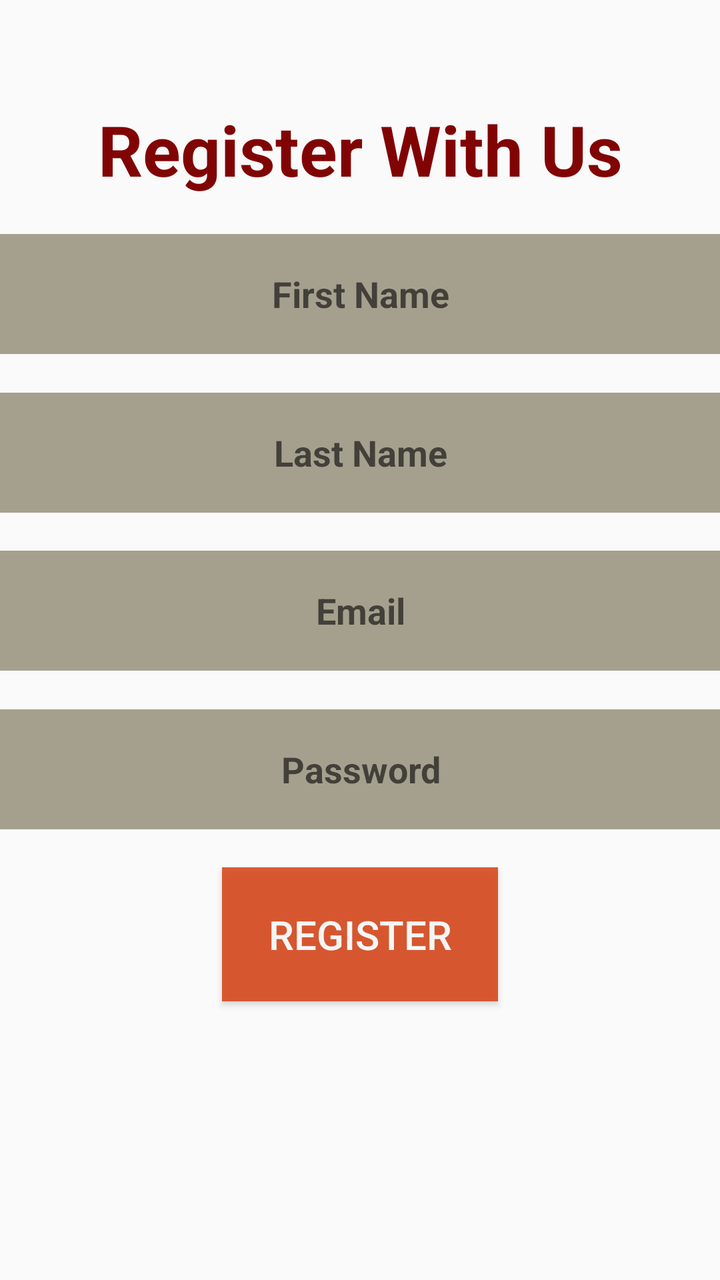
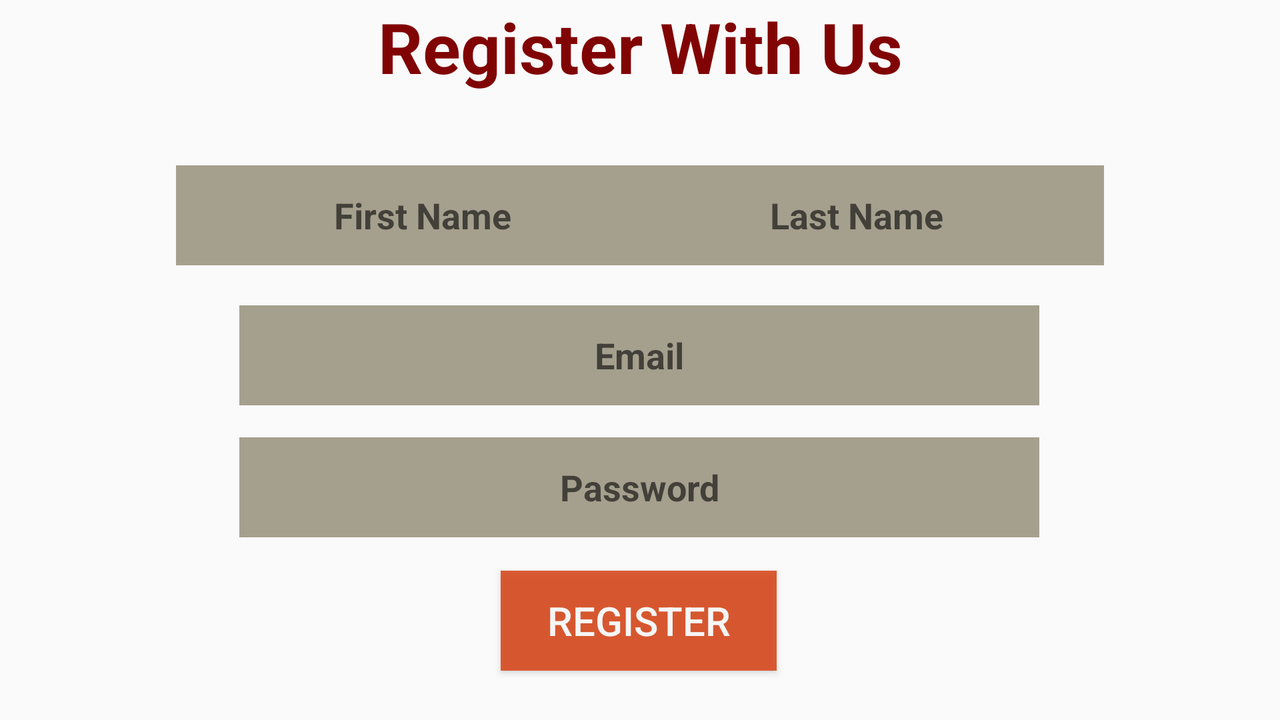

One screen, two layout resources from the same app: the default and the repository's alternative for another configuration. Each is rendered where Android would select it; the XML of both is given below.
<!-- AndroidManifest.xml: application theme AppTheme -->
<!-- res/layout/activity_activityregister.xml -->
<?xml version="1.0" encoding="utf-8"?>
<androidx.constraintlayout.widget.ConstraintLayout xmlns:android="http://schemas.android.com/apk/res/android"
    xmlns:app="http://schemas.android.com/apk/res-auto"
    xmlns:tools="http://schemas.android.com/tools"
    android:layout_width="match_parent"
    android:layout_height="match_parent"
    android:background="@drawable/login"
    tools:context=".tasks.Activityregister">

    <EditText
        android:id="@+id/register_name"
        android:layout_width="400dp"
        android:layout_height="60dp"
        android:background="@color/text"
        android:gravity="center"
        android:hint="First Name"
        android:paddingLeft="5dp"
        android:paddingRight="5dp"
        android:textColor="@color/colorPrimary"
        android:textStyle="bold"
        app:layout_constraintBottom_toTopOf="@+id/register_lastName"
        app:layout_constraintEnd_toEndOf="parent"
        app:layout_constraintHorizontal_bias="0.5"
        app:layout_constraintStart_toStartOf="parent"
        app:layout_constraintTop_toBottomOf="@+id/textView" />

    <EditText
        android:id="@+id/register_lastName"
        android:layout_width="400dp"
        android:layout_height="60dp"
        android:background="@color/text"
        android:gravity="center"
        android:hint="Last Name"
        android:textColor="@color/colorPrimary"
        android:textStyle="bold"
        app:layout_constraintBottom_toTopOf="@+id/register_email"
        app:layout_constraintEnd_toEndOf="parent"
        app:layout_constraintHorizontal_bias="0.5"
        app:layout_constraintStart_toStartOf="parent"
        app:layout_constraintTop_toBottomOf="@+id/register_name" />

    <EditText
        android:id="@+id/register_email"
        android:layout_width="400dp"
        android:layout_height="60dp"
        android:background="@color/text"
        android:gravity="center"
        android:hint="Email"
        android:textColor="@color/colorPrimary"
        android:textStyle="bold"
        app:layout_constraintBottom_toTopOf="@+id/register_password"
        app:layout_constraintEnd_toEndOf="parent"
        app:layout_constraintHorizontal_bias="0.5"
        app:layout_constraintStart_toStartOf="parent"
        app:layout_constraintTop_toBottomOf="@+id/register_lastName" />

    <EditText
        android:id="@+id/register_password"
        android:layout_width="400dp"
        android:layout_height="60dp"
        android:background="@color/text"
        android:gravity="center"
        android:hint="Password"
        android:inputType="textPassword"
        android:textColor="@color/colorPrimary"
        android:textStyle="bold"
        app:layout_constraintBottom_toTopOf="@+id/register_user"
        app:layout_constraintEnd_toEndOf="parent"
        app:layout_constraintHorizontal_bias="0.5"
        app:layout_constraintStart_toStartOf="parent"
        app:layout_constraintTop_toBottomOf="@+id/register_email" />

    <Button
        android:id="@+id/register_user"
        android:layout_width="138dp"
        android:layout_height="67dp"
        android:layout_marginBottom="120dp"
        android:background="@color/register"
        android:text="Register"
        android:textColor="@color/button_text"
        android:textSize="20dp"
        app:layout_constraintBottom_toBottomOf="parent"
        app:layout_constraintEnd_toEndOf="parent"
        app:layout_constraintHorizontal_bias="0.5"
        app:layout_constraintStart_toStartOf="parent"
        app:layout_constraintTop_toBottomOf="@+id/register_password" />

    <TextView
        android:id="@+id/textView"
        android:layout_width="wrap_content"
        android:layout_height="wrap_content"
        android:layout_marginTop="32dp"
        android:text="Register With Us"
        android:textColor="@color/colorPrimary"
        android:textSize="35dp"

        android:textStyle="bold"
        app:layout_constraintBottom_toTopOf="@+id/register_name"
        app:layout_constraintEnd_toEndOf="parent"
        app:layout_constraintHorizontal_bias="0.5"
        app:layout_constraintStart_toStartOf="parent"
        app:layout_constraintTop_toTopOf="parent" />
</androidx.constraintlayout.widget.ConstraintLayout>
<!-- resources referenced by this layout -->
<resources>
  <color name="button_text">#F6F6F6</color>
  <color name="colorPrimary">#810404</color>
  <color name="register">#E2D8491C</color>
  <color name="text">#A5A08E</color>
  <style name="AppTheme" parent="Theme.AppCompat.Light.DarkActionBar">
          
          <item name="colorPrimary">@color/colorPrimary</item>
          <item name="colorPrimaryDark">@color/colorPrimaryDark</item>
          <item name="colorAccent">@color/colorAccent</item>
      </style>
  <color name="colorPrimaryDark">#730303</color>
  <color name="colorAccent">#730303</color>
</resources>
<!-- res/layout-land/activity_activityregister.xml (the repository's variant of the layout above) -->
<!-- drawn on the phone turned sideways -->
<?xml version="1.0" encoding="utf-8"?>
<androidx.constraintlayout.widget.ConstraintLayout xmlns:android="http://schemas.android.com/apk/res/android"
    xmlns:app="http://schemas.android.com/apk/res-auto"
    xmlns:tools="http://schemas.android.com/tools"
    android:layout_width="match_parent"
    android:layout_height="match_parent"
    android:background="@drawable/login"
    tools:context=".tasks.Activityregister">

    <EditText
        android:id="@+id/register_name"
        android:layout_width="247dp"
        android:layout_height="50dp"
        android:layout_marginStart="88dp"
        android:layout_marginTop="36dp"
        android:background="@color/text"
        android:gravity="center"
        android:hint="First Name"
        android:paddingLeft="5dp"
        android:paddingRight="5dp"
        android:textColor="@color/colorPrimary"
        android:textStyle="bold"
        app:layout_constraintStart_toStartOf="parent"
        app:layout_constraintTop_toBottomOf="@+id/textView" />

    <EditText
        android:id="@+id/register_lastName"
        android:layout_width="247dp"
        android:layout_height="50dp"
        android:layout_marginEnd="88dp"
        android:background="@color/text"
        android:gravity="center"
        android:hint="Last Name"
        android:textColor="@color/colorPrimary"
        android:textStyle="bold"
        app:layout_constraintBaseline_toBaselineOf="@+id/register_name"
        app:layout_constraintEnd_toEndOf="parent" />

    <EditText
        android:id="@+id/register_email"
        android:layout_width="400dp"
        android:layout_height="50dp"
        android:layout_marginTop="20dp"
        android:background="@color/text"
        android:gravity="center"
        android:hint="Email"
        android:textColor="@color/colorPrimary"
        android:textStyle="bold"
        app:layout_constraintEnd_toEndOf="parent"
        app:layout_constraintHorizontal_bias="0.498"
        app:layout_constraintStart_toStartOf="parent"
        app:layout_constraintTop_toBottomOf="@+id/register_lastName" />

    <EditText
        android:id="@+id/register_password"
        android:layout_width="400dp"
        android:layout_height="50dp"
        android:layout_marginTop="16dp"
        android:background="@color/text"
        android:gravity="center"
        android:hint="Password"
        android:inputType="textPassword"
        android:textColor="@color/colorPrimary"
        android:textStyle="bold"
        app:layout_constraintEnd_toEndOf="parent"
        app:layout_constraintHorizontal_bias="0.498"
        app:layout_constraintStart_toStartOf="parent"
        app:layout_constraintTop_toBottomOf="@+id/register_email" />

    <Button
        android:id="@+id/register_user"
        android:layout_width="138dp"
        android:layout_height="50dp"
        android:background="@color/register"
        android:text="Register"
        android:textColor="@color/button_text"
        android:textSize="20dp"
        app:layout_constraintBottom_toBottomOf="parent"
        app:layout_constraintEnd_toEndOf="parent"
        app:layout_constraintHorizontal_bias="0.499"
        app:layout_constraintStart_toStartOf="parent"
        app:layout_constraintTop_toBottomOf="@+id/register_password"
        app:layout_constraintVertical_bias="0.407" />

    <TextView
        android:id="@+id/textView"
        android:layout_width="wrap_content"
        android:layout_height="wrap_content"
        android:text="Register With Us"
        android:textColor="@color/colorPrimary"
        android:textSize="35dp"
        android:textStyle="bold"

        app:layout_constraintEnd_toEndOf="parent"
        app:layout_constraintStart_toStartOf="parent"
        app:layout_constraintTop_toTopOf="parent" />
</androidx.constraintlayout.widget.ConstraintLayout>
